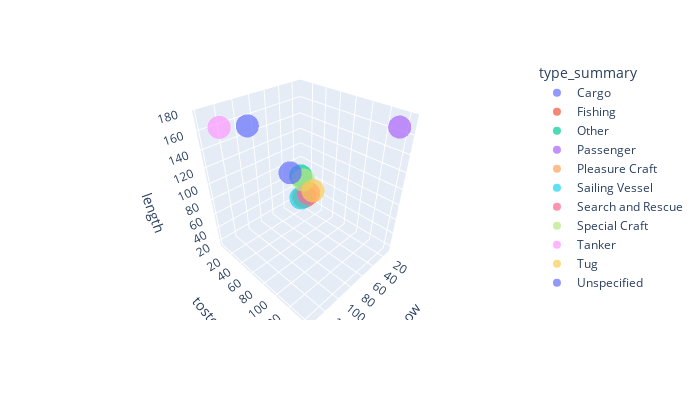

Notebook code cell kept with this figure:
### Code cell
fig = px.scatter_3d(df.groupby(['type_summary'],as_index=False).mean(),
                   x='tobow', y='tostern', z='length', color='type_summary',
                   opacity=0.7, width=700, height=400)
fig

### Figure 1 — Plotly figure (JSON) as saved in the notebook; plotly's stock layout.template omitted (floating-point values rounded to 4 significant figures)
{"data": [{"hovertemplate": "type_summary=Cargo<br>tobow=%{x}<br>tostern=%{y}<br>length=%{z}<extra></extra>", "legendgroup": "Cargo", "marker": {"color": "#636efa", "opacity": 0.7, "symbol": "circle"}, "mode": "markers", "name": "Cargo", "scene": "scene", "showlegend": true, "type": "scatter3d", "x": [122.0], "y": [53.41], "z": [175.4]}, {"hovertemplate": "type_summary=Fishing<br>tobow=%{x}<br>tostern=%{y}<br>length=%{z}<extra></extra>", "legendgroup": "Fishing", "marker": {"color": "#EF553B", "opacity": 0.7, "symbol": "circle"}, "mode": "markers", "name": "Fishing", "scene": "scene", "showlegend": true, "type": "scatter3d", "x": [11.48], "y": [10.66], "z": [22.14]}, {"hovertemplate": "type_summary=Other<br>tobow=%{x}<br>tostern=%{y}<br>length=%{z}<extra></extra>", "legendgroup": "Other", "marker": {"color": "#00cc96", "opacity": 0.7, "symbol": "circle"}, "mode": "markers", "name": "Other", "scene": "scene", "showlegend": true, "type": "scatter3d", "x": [46], "y": [38.8], "z": [84.8]}, {"hovertemplate": "type_summary=Passenger<br>tobow=%{x}<br>tostern=%{y}<br>length=%{z}<extra></extra>", "legendgroup": "Passenger", "marker": {"color": "#ab63fa", "opacity": 0.7, "symbol": "circle"}, "mode": "markers", "name": "Passenger", "scene": "scene", "showlegend": true, "type": "scatter3d", "x": [30.68], "y": [143.1], "z": [173.8]}, {"hovertemplate": "type_summary=Pleasure Craft<br>tobow=%{x}<br>tostern=%{y}<br>length=%{z}<extra></extra>", "legendgroup": "Pleasure Craft", "marker": {"color": "#FFA15A", "opacity": 0.7, "symbol": "circle"}, "mode": "markers", "name": "Pleasure Craft", "scene": "scene", "showlegend": true, "type": "scatter3d", "x": [11.59], "y": [7.969], "z": [19.56]}, {"hovertemplate": "type_summary=Sailing Vessel<br>tobow=%{x}<br>tostern=%{y}<br>length=%{z}<extra></extra>", "legendgroup": "Sailing Vessel", "marker": {"color": "#19d3f3", "opacity": 0.7, "symbol": "circle"}, "mode": "markers", "name": "Sailing Vessel", "scene": "scene", "showlegend": true, "type": "scatter3d", "x": [12.32], "y": [4.385], "z": [16.7]}, {"hovertemplate": "type_summary=Search and Rescue<br>tobow=%{x}<br>tostern=%{y}<br>length=%{z}<extra></extra>", "legendgroup": "Search and Rescue", "marker": {"color": "#FF6692", "opacity": 0.7, "symbol": "circle"}, "mode": "markers", "name": "Search and Rescue", "scene": "scene", "showlegend": true, "type": "scatter3d", "x": [12.7], "y": [19.8], "z": [32.5]}, {"hovertemplate": "type_summary=Special Craft<br>tobow=%{x}<br>tostern=%{y}<br>length=%{z}<extra></extra>", "legendgroup": "Special Craft", "marker": {"color": "#B6E880", "opacity": 0.7, "symbol": "circle"}, "mode": "markers", "name": "Special Craft", "scene": "scene", "showlegend": true, "type": "scatter3d", "x": [38.56], "y": [35.46], "z": [74.03]}, {"hovertemplate": "type_summary=Tanker<br>tobow=%{x}<br>tostern=%{y}<br>length=%{z}<extra></extra>", "legendgroup": "Tanker", "marker": {"color": "#FF97FF", "opacity": 0.7, "symbol": "circle"}, "mode": "markers", "name": "Tanker", "scene": "scene", "showlegend": true, "type": "scatter3d", "x": [138.2], "y": [35.33], "z": [173.5]}, {"hovertemplate": "type_summary=Tug<br>tobow=%{x}<br>tostern=%{y}<br>length=%{z}<extra></extra>", "legendgroup": "Tug", "marker": {"color": "#FECB52", "opacity": 0.7, "symbol": "circle"}, "mode": "markers", "name": "Tug", "scene": "scene", "showlegend": true, "type": "scatter3d", "x": [13.29], "y": [28.18], "z": [41.47]}, {"hovertemplate": "type_summary=Unspecified<br>tobow=%{x}<br>tostern=%{y}<br>length=%{z}<extra></extra>", "legendgroup": "Unspecified", "marker": {"color": "#636efa", "opacity": 0.7, "symbol": "circle"}, "mode": "markers", "name": "Unspecified", "scene": "scene", "showlegend": true, "type": "scatter3d", "x": [58.25], "y": [34.08], "z": [92.33]}], "layout": {"height": 400, "legend": {"title": {"text": "type_summary"}, "tracegroupgap": 0}, "margin": {"t": 60}, "scene": {"domain": {"x": [0, 1], "y": [0, 1]}, "xaxis": {"title": {"text": "tobow"}}, "yaxis": {"title": {"text": "tostern"}}, "zaxis": {"title": {"text": "length"}}}, "width": 700}}
